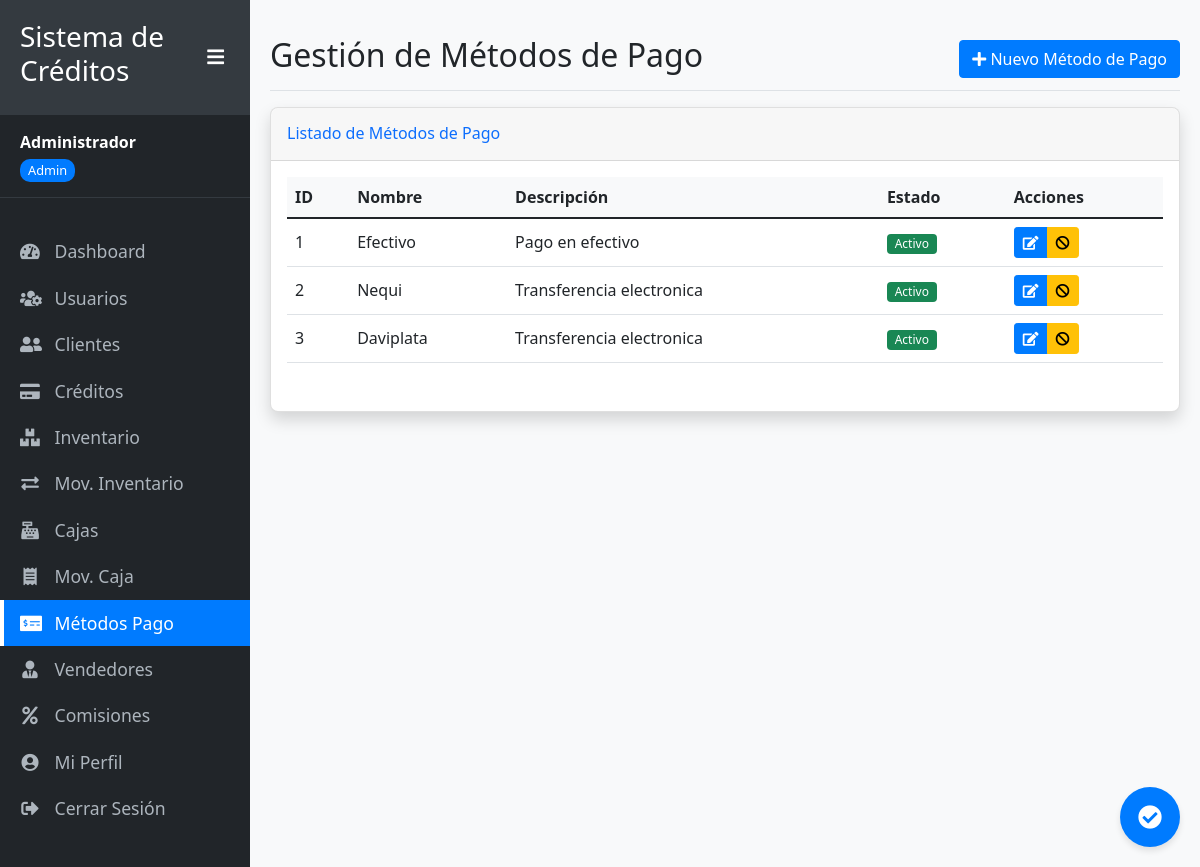
/metodos_pago (signed in), run on an earlier commit of the app's database.
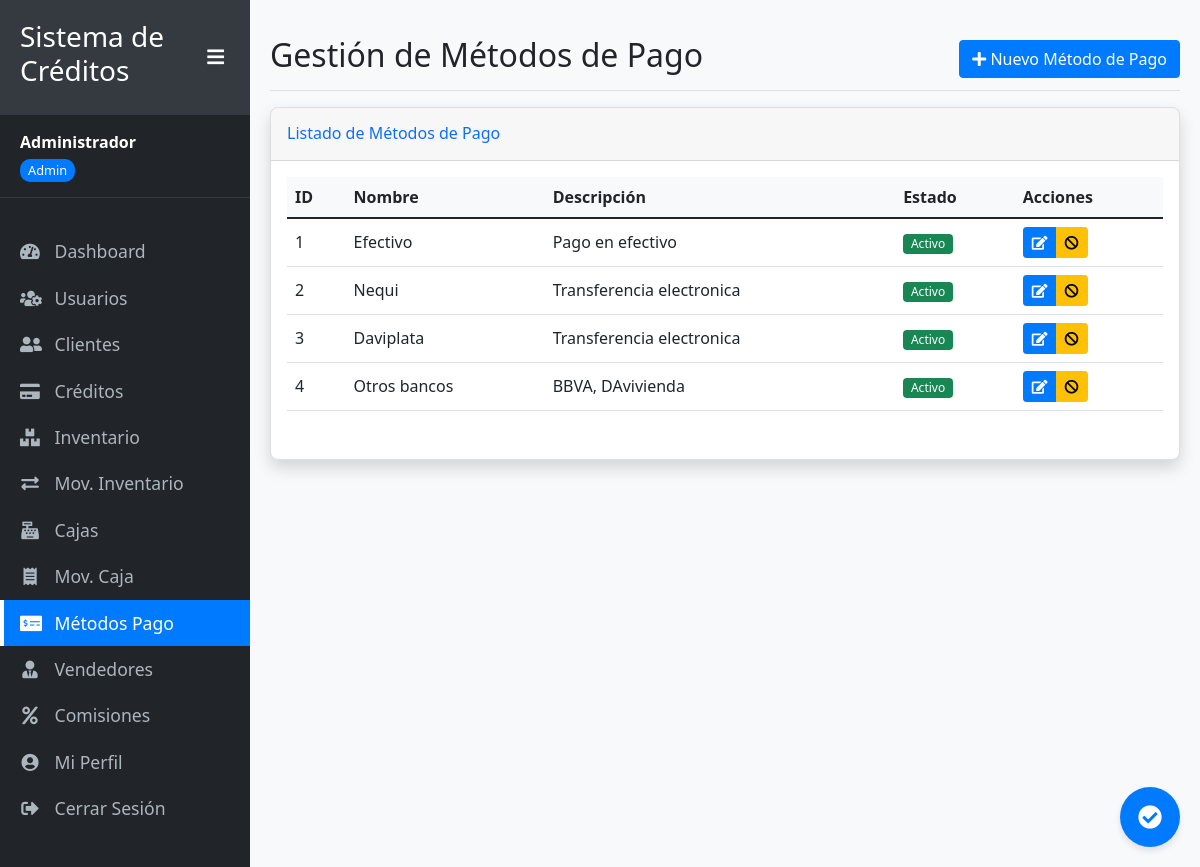
And on a later commit of the database.
### app_simple.py (models this page shows)
class MetodoPago(db.Model):
    id = db.Column(db.Integer, primary_key=True)
    nombre = db.Column(db.String(50), nullable=False)
    descripcion = db.Column(db.String(200))
    activo = db.Column(db.Boolean, default=True)
    pagos = db.relationship('Pago', backref='metodo_pago', lazy=True)
    movimientos_caja = db.relationship('MovimientoCaja', backref='metodo_pago', lazy=True)

### app_simple.py (the view)
@app.route('/metodos_pago')
@login_required
def metodos_pago():
    metodos = MetodoPago.query.all()
    return render_template('finanzas/metodos_pago.html', metodos_pago=metodos)

### app_simple.py (called while the page is built)
@login_manager.user_loader
def load_user(user_id):
    return Usuario.query.get(int(user_id))

### templates/finanzas/metodos_pago.html (shortened to what this page needs)
{% extends "layouts/base.html" %}
{% block content %}
<div class="d-flex justify-content-between flex-wrap flex-md-nowrap align-items-center pt-3 pb-2 mb-3 border-bottom">
    <h1 class="h2">Gestión de Métodos de Pago</h1>
    <div class="btn-toolbar mb-2 mb-md-0">
        <a href="{{ url_for('crear_metodo_pago') }}" class="btn btn-primary">
            <i class="fas fa-plus"></i> Nuevo Método de Pago
        </a>
    </div>
</div>
<div class="card shadow mb-4">
    <div class="card-header py-3">
        <h6 class="m-0 font-weight-bold text-primary">Listado de Métodos de Pago</h6>
    </div>
    <div class="card-body">
        <div class="table-responsive">
            <table class="table table-hover">
                <thead>
                    <tr>
                        <th>ID</th>
                        <th>Nombre</th>
                        <th>Descripción</th>
                        <th>Estado</th>
                        <th>Acciones</th>
                    </tr>
                </thead>
                <tbody>
                    {% if metodos_pago %}
                        {% for metodo in metodos_pago %}
                            <tr>
                                <td>{{ metodo.id }}</td>
                                <td>{{ metodo.nombre }}</td>
                                <td>{{ metodo.descripcion }}</td>
                                <td>
                                    {% if metodo.activo %}
                                        <span class="badge bg-success">Activo</span>
                                    {% else %}
                                        <span class="badge bg-danger">Inactivo</span>
                                    {% endif %}
                                </td>
                                <td>
                                    <div class="btn-group btn-group-sm">
                                        <a href="{{ url_for('editar_metodo_pago', metodo_id=metodo.id) }}" class="btn btn-primary" data-bs-toggle="tooltip" title="Editar">
                                            <i class="fas fa-edit"></i>
                                        </a>
                                        {% if metodo.activo %}
                                            <a href="{{ url_for('desactivar_metodo_pago', metodo_id=metodo.id) }}" class="btn btn-warning" data-bs-toggle="tooltip" title="Desactivar" onclick="return confirm('¿Estás seguro de desactivar este método de pago?')">
                                                <i class="fas fa-ban"></i>
                                            </a>
                                        {% else %}
                                            <a href="{{ url_for('activar_metodo_pago', metodo_id=metodo.id) }}" class="btn btn-success" data-bs-toggle="tooltip" title="Activar">
                                                <i class="fas fa-check"></i>
                                            </a>
                                        {% endif %}
                                    </div>
                                </td>
                            </tr>
                        {% endfor %}
                    {% else %}
                        <tr>
                            <td colspan="5" class="text-center text-muted">No hay métodos de pago registrados.</td>
                        </tr>
                    {% endif %}
                </tbody>
            </table>
        </div>
    </div>
</div>
{% endblock %}

What changed in the data, as far as the page shows it:
added MetodoPago: id "4", nombre "Otros bancos", descripcion "BBVA, DAvivienda", activo "Activo"
